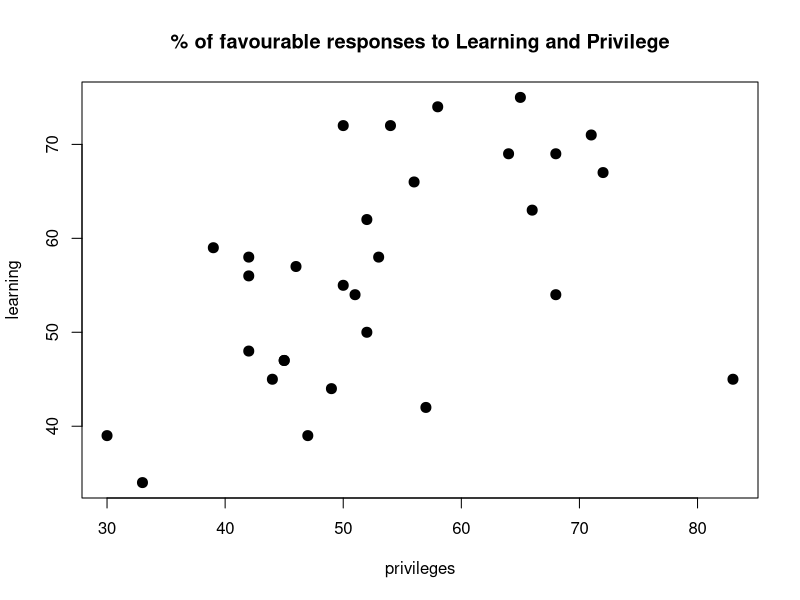
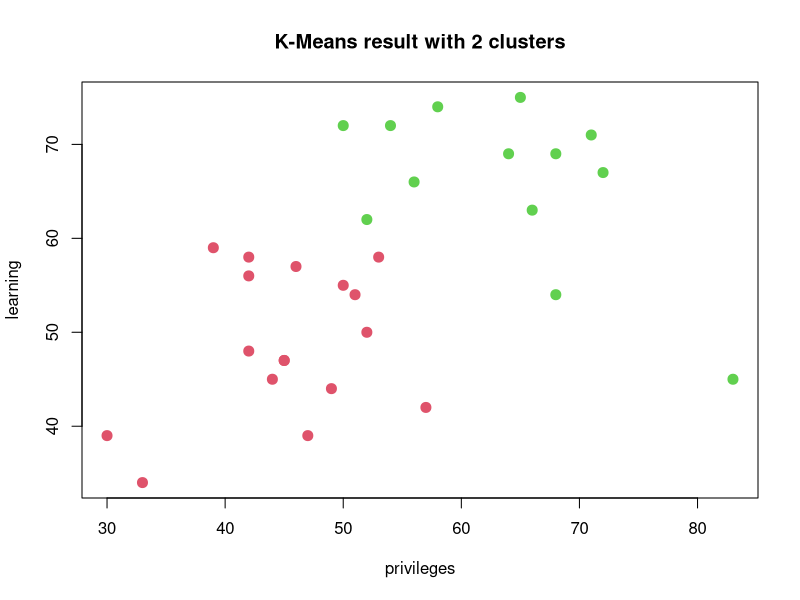

These figures' R source, in order:
# Clear enviroment
rm(list = ls())

# K-means Clustering

# Load datset

# First we load the dataset, and define the subset 

library(datasets)
dat = attitude[,c(3,4)]

# Examine data
?attitude




# Part 1: Plot data

plot(dat, main = "% of favourable responses to Learning and Privilege", pch = 20, cex = 2)


# Part 2: Perform k-means with 2 clusters, and a single starting point

set.seed(1)

dat_k2_1 <- kmeans(dat,2, nstart = 1)

dat_k2_1$cluster


# Part 3: Calcualte the total within clusters sum of squares (SOS for all clusters)

dat_k2_1$tot.withinss


# Part 4: Plot the Clustering results

plot(dat, col =(dat_k2_1$cluster +1) , main = "K-Means result with 2 clusters", pch = 20, cex = 2)
